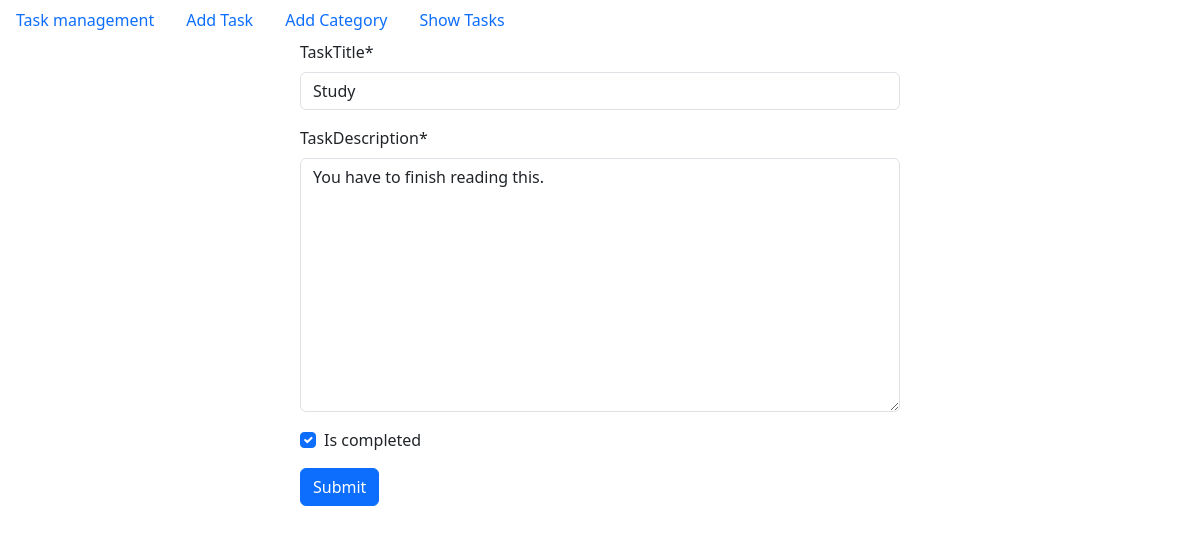
The app's page /task/edit_task/1 with its own data.
### task/models.py (models this page shows, shortened)
class TaskModel(models.Model):
    taskTitle = models.CharField(max_length=255)
    taskDescription = models.TextField()
    is_completed = models.BooleanField(default=False)
    taskAssignDate = models.DateField(auto_now_add=True)

### task/views.py (the view)
# urls.py: path('edit_task/<int:id>', views.edit_task, name='edit_task'),
def edit_task(request, id):
    task = TaskModel.objects.get(pk=id)
    task_form = TaskModelForm(instance=task)
    if request.method == "POST":
        task_form = TaskModelForm(request.POST, instance=task)
        if task_form.is_valid():
            task_form.save()
            return redirect('show_tasks')
    return render(request, 'add_task.html',{'form' : task_form} )

### task/forms.py
class TaskModelForm(forms.ModelForm):
    class Meta:
        model = TaskModel
        fields = '__all__'

### task/templates/add_task.html (shortened to what this page needs)
{% extends "base.html" %}
{% load crispy_forms_tags %}
{% block content %}
<form action="" method='post' style="width: 50%; margin: auto">
    {{form | crispy}}
    <button class="btn btn-primary">Submit</button>
</form>
{% endblock  %}

### records on screen
TaskModel: taskTitle "Study", taskDescription "You have to finish reading this.", is_completed "☑"
